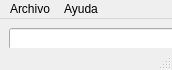
<?xml version="1.0" encoding="UTF-8"?>
<ui version="4.0">
 <class>MainWindow</class>
 <widget class="QMainWindow" name="MainWindow">
  <property name="geometry">
   <rect>
    <x>0</x>
    <y>0</y>
    <width>172</width>
    <height>70</height>
   </rect>
  </property>
  <property name="windowTitle">
   <string>MainWindow</string>
  </property>
  <widget class="QWidget" name="centralwidget">
   <widget class="QWidget" name="verticalLayoutWidget">
    <property name="geometry">
     <rect>
      <x>9</x>
      <y>9</y>
      <width>381</width>
      <height>341</height>
     </rect>
    </property>
    <layout class="QVBoxLayout" name="verticalLayout">
     <item>
      <widget class="QLineEdit" name="lineEdit"/>
     </item>
     <item>
      <widget class="QLabel" name="lblTexto">
       <property name="text">
        <string/>
       </property>
       <property name="alignment">
        <set>Qt::AlignmentFlag::AlignCenter</set>
       </property>
      </widget>
     </item>
     <item>
      <widget class="QPushButton" name="btnCambiar">
       <property name="text">
        <string>CambiarTexto</string>
       </property>
      </widget>
     </item>
    </layout>
   </widget>
  </widget>
  <widget class="QMenuBar" name="menubar">
   <property name="geometry">
    <rect>
     <x>0</x>
     <y>0</y>
     <width>172</width>
     <height>33</height>
    </rect>
   </property>
   <widget class="QMenu" name="menuArchivo">
    <property name="title">
     <string>Archivo</string>
    </property>
    <addaction name="actionAbrir"/>
    <addaction name="actionSalir"/>
   </widget>
   <widget class="QMenu" name="menuAyuda">
    <property name="title">
     <string>Ayuda</string>
    </property>
   </widget>
   <addaction name="menuArchivo"/>
   <addaction name="menuAyuda"/>
  </widget>
  <widget class="QStatusBar" name="statusbar"/>
  <action name="actionAbrir">
   <property name="text">
    <string>Abrir</string>
   </property>
  </action>
  <action name="actionSalir">
   <property name="text">
    <string>Salir</string>
   </property>
  </action>
 </widget>
 <resources/>
 <connections/>
</ui>
